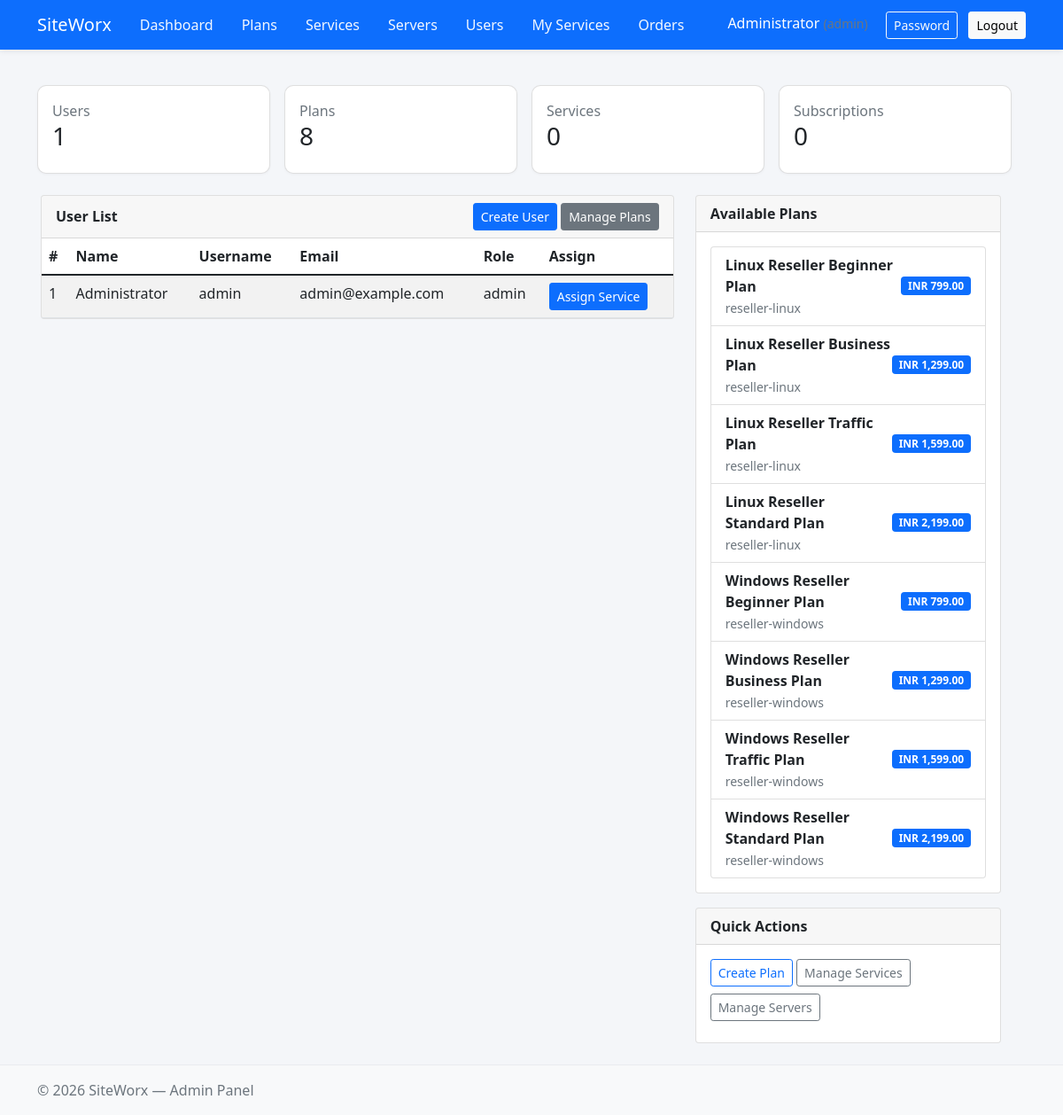
Page /Admin_SiteWorx/index.php (signed in) on the committed database.
### tables this page shows
CREATE TABLE `roles` (
  `id` INT UNSIGNED NOT NULL AUTO_INCREMENT,
  `name` VARCHAR(50) NOT NULL,
  `description` VARCHAR(255) DEFAULT NULL,
  PRIMARY KEY (`id`),
  UNIQUE KEY `uq_roles_name` (`name`)
);

CREATE TABLE `hosting_plans` (
  `id` INT UNSIGNED NOT NULL AUTO_INCREMENT,
  `name` VARCHAR(150) NOT NULL,
  `slug` VARCHAR(160) NOT NULL,
  `category` VARCHAR(80) NOT NULL,
  `description` TEXT DEFAULT NULL,
  `specs` JSON DEFAULT NULL,
  `price_monthly` DECIMAL(10,2) NOT NULL DEFAULT 0.00,
  `price_yearly` DECIMAL(10,2) DEFAULT NULL,
  `setup_fee` DECIMAL(10,2) DEFAULT 0.00,
  `currency` VARCHAR(8) NOT NULL DEFAULT 'INR',
  `status` ENUM('active','draft','archived') NOT NULL DEFAULT 'active',
  `created_at` TIMESTAMP NOT NULL DEFAULT CURRENT_TIMESTAMP,
  PRIMARY KEY (`id`),
  UNIQUE KEY `uq_plans_slug` (`slug`),
  KEY `idx_plans_category` (`category`)
);

### Admin_SiteWorx/lib_auth.php (called while the page is built, shortened)
<?php
function current_user($pdo) {
    $stmt = $pdo->prepare('SELECT * FROM login WHERE id = :id LIMIT 1');
    $stmt->execute([':id' => $_SESSION['id']]);
    return $stmt->fetch();
}
function get_user_role($pdo, $user) {
    if (is_array($user)) {
        $row = $user;
    } else {
        $stmt = $pdo->prepare('SELECT * FROM login WHERE id = :id LIMIT 1');
        $stmt->execute([':id' => $user]);
        $row = $stmt->fetch();
    }
    try {
        $col = $pdo->query("SHOW COLUMNS FROM login LIKE 'role_id'")->fetch();
        if ($col) {
            if (!empty($row['role_id'])) {
                $stmt = $pdo->prepare('SELECT name FROM roles WHERE id = :id LIMIT 1');
                $stmt->execute([':id' => $row['role_id']]);
                $r = $stmt->fetch();
                if ($r) return $r['name'];
            }
        }
    } catch (Exception $e) {
    }
    return 'client';
}

### Admin_SiteWorx/lib_admin.php (called while the page is built, shortened)
<?php
function sw_manager_user_filter_sql($role, $currentUserId, $alias = 'u') {
    if ($role === 'admin') return ['1=1', []];
    return ["{$alias}.id = :current_user", [':current_user' => $currentUserId]];
}
function sw_format_money($amount, $currency = 'INR') {
    return htmlspecialchars($currency) . ' ' . number_format((float)$amount, 2);
}

### Admin_SiteWorx/index.php (the view, shortened to what this page needs)
<?php
require_once __DIR__ . '/connection.php';
require_once __DIR__ . '/lib_auth.php';
require_once __DIR__ . '/lib_admin.php';
try {
	$user = current_user($pdo);
	$role = get_user_role($pdo, $user);
	[$userWhere, $userParams] = sw_manager_user_filter_sql($role, (int)$user['id'], 'u');
	$countUsers = $pdo->prepare("SELECT COUNT(*) FROM login u WHERE {$userWhere}");
	$countUsers->execute($userParams);
	$totalUsers = $countUsers->fetchColumn();
	$totalPlans = $pdo->query('SELECT COUNT(*) FROM hosting_plans')->fetchColumn();
	$totalServices = $pdo->query('SELECT COUNT(*) FROM service_catalog')->fetchColumn();
	$subs = $pdo->prepare("SELECT COUNT(*) FROM subscriptions s JOIN login u ON u.id = s.user_id WHERE {$userWhere}");
	$subs->execute($userParams);
	$totalSubscriptions = $subs->fetchColumn();
	$userStmt = $pdo->prepare("SELECT u.id,u.name,u.username,u.email,r.name AS role_name FROM login u LEFT JOIN roles r ON r.id = u.role_id WHERE {$userWhere} ORDER BY u.id DESC LIMIT 200");
	$userStmt->execute($userParams);
	$users = $userStmt->fetchAll();
	$plans = $pdo->query("SELECT id,name,slug,category,price_monthly,currency FROM hosting_plans WHERE status='active' ORDER BY category, price_monthly")->fetchAll();
} catch (Exception $e) {
	$error = $e->getMessage();
	$users = $services = $servers = [];
	$plans = [];
	$totalUsers = $totalPlans = $totalServices = $totalSubscriptions = 0;
}
?>
<?php include '_header.php'; ?>
<div class="row g-3">
<div class="row g-3">
	<div class="col-md-3">
		<div class="card p-3 card-stat">
			<div class="text-muted">Users</div>
			<h3><?php echo $totalUsers; ?></h3>
		</div>
	</div>
	<div class="col-md-3">
		<div class="card p-3 card-stat">
			<div class="text-muted">Plans</div>
			<h3><?php echo $totalPlans; ?></h3>
		</div>
	</div>
	<div class="col-md-3">
		<div class="card p-3 card-stat">
			<div class="text-muted">Services</div>
			<h3><?php echo $totalServices; ?></h3>
		</div>
	</div>
	<div class="col-md-3">
		<div class="card p-3 card-stat">
			<div class="text-muted">Subscriptions</div>
			<h3><?php echo $totalSubscriptions; ?></h3>
		</div>
	</div>
</div>
<div class="row mt-4">
	<div class="col-lg-8">
		<div class="card">
			<div class="card-header d-flex justify-content-between align-items-center">
				<strong><?php echo $role === 'manager' ? 'My Users' : 'User List'; ?></strong>
				<div>
					<a class="btn btn-sm btn-primary" href="create_user.php">Create User</a>
					<a class="btn btn-sm btn-secondary" href="manage_plans.php">Manage Plans</a>
				</div>
			</div>
			<div class="card-body p-0">
				<table class="table table-striped user-table mb-0">
					<thead><tr><th>#</th><th>Name</th><th>Username</th><th>Email</th><th>Role</th><th>Assign</th></tr></thead>
					<tbody>
					<?php foreach ($users as $u): ?>
						<tr>
							<td><?php echo $u['id']; ?></td>
							<td><?php echo htmlspecialchars($u['name']); ?></td>
							<td><?php echo htmlspecialchars($u['username']); ?></td>
							<td><?php echo htmlspecialchars($u['email']); ?></td>
							<td><?php echo htmlspecialchars($u['role_name'] ?? 'client'); ?></td>
							<td><button class="btn btn-sm btn-primary" data-bs-toggle="modal" data-bs-target="#assignModal" data-userid="<?php echo $u['id']; ?>" data-username="<?php echo htmlspecialchars($u['username']); ?>">Assign Service</button></td>
						</tr>
					<?php endforeach; ?>
					</tbody>
				</table>
			</div>
		</div>
	</div>
	<div class="col-lg-4">
		<div class="card mb-3">
			<div class="card-header"><strong>Available Plans</strong></div>
			<div class="card-body">
				<ul class="list-group">
					<?php foreach ($plans as $p): ?>
						<li class="list-group-item d-flex justify-content-between align-items-center">
							<div>
								<strong><?php echo htmlspecialchars($p['name']); ?></strong><br>
								<small class="text-muted"><?php echo htmlspecialchars($p['category']); ?></small>
							</div>
							<span class="badge bg-primary"><?php echo sw_format_money($p['price_monthly'], $p['currency'] ?? 'INR'); ?></span>
						</li>
					<?php endforeach; ?>
				</ul>
			</div>
		</div>
		<div class="card">
			<div class="card-header"><strong>Quick Actions</strong></div>
			<div class="card-body">
				<a href="<?php echo $base_url; ?>manage_plans.php" class="btn btn-sm btn-outline-primary mb-2">Create Plan</a>
				<a href="<?php echo $base_url; ?>services.php" class="btn btn-sm btn-outline-secondary mb-2">Manage Services</a>
				<a href="<?php echo $base_url; ?>servers.php" class="btn btn-sm btn-outline-secondary mb-2">Manage Servers</a>
			</div>
		</div>
	</div>
</div>
<?php include '_footer.php';
?>

### Admin_SiteWorx/style_admin.css (style rules this page uses)
body { font-family: system-ui, -apple-system, "Segoe UI", Roboto, "Helvetica Neue", Arial; background:#f4f6f9 }
.card-stat { border-radius:10px; box-shadow: 0 1px 3px rgba(16,24,40,0.04) }
.table .btn { white-space:nowrap }

### rows in the picture
hosting_plans: name "Linux Reseller Beginner Plan", category "reseller-linux", price_monthly+currency "INR 799.00"
hosting_plans: name "Linux Reseller Business Plan", category "reseller-linux", price_monthly+currency "INR 1,299.00"
hosting_plans: name "Linux Reseller Traffic Plan", category "reseller-linux", price_monthly+currency "INR 1,599.00"
hosting_plans: name "Linux Reseller Standard Plan", category "reseller-linux", price_monthly+currency "INR 2,199.00"
hosting_plans: name "Windows Reseller Beginner Plan", category "reseller-windows", price_monthly+currency "INR 799.00"
hosting_plans: name "Windows Reseller Business Plan", category "reseller-windows", price_monthly+currency "INR 1,299.00"
hosting_plans: name "Windows Reseller Traffic Plan", category "reseller-windows", price_monthly+currency "INR 1,599.00"
hosting_plans: name "Windows Reseller Standard Plan", category "reseller-windows", price_monthly+currency "INR 2,199.00"

### other values in the picture
$label "Dashboard"
$label "Plans"
$label "Services"
$label "Servers"
$label "Users"
$label "My Services"
$label "Orders"
$_SESSION['name'] "Administrator"
$totalUsers "1"
$totalPlans "8"
$totalServices "0"
$totalSubscriptions "0"
$u['id'] "1"
$u['name'] "Administrator"
$u['username'] "admin"
